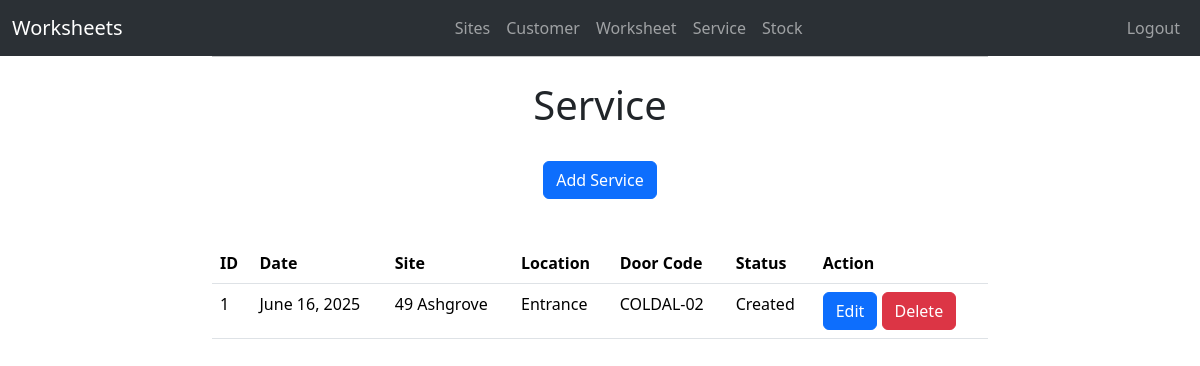
/service/ (signed in), run on an earlier commit of the app's database.
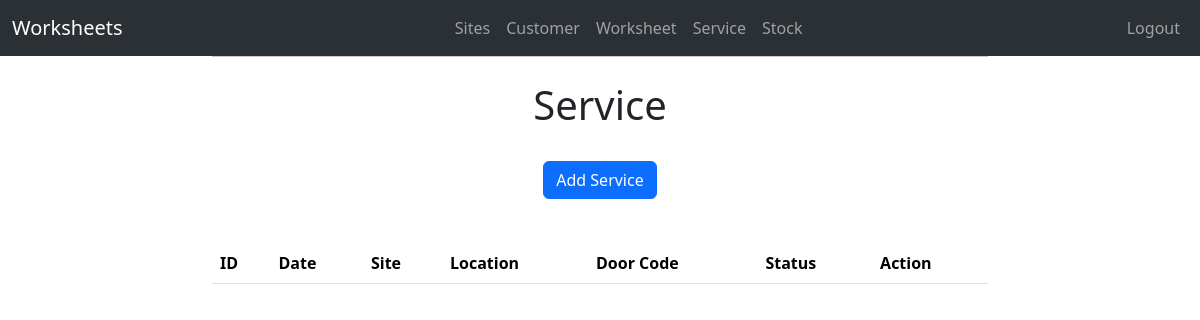
And on a later commit of the database.
### workforms/models.py (models this page shows)
class Service(models.Model):
    site_name = models.ForeignKey(Site, on_delete=models.CASCADE)
    date = models.DateField()
    location = models.CharField(max_length=100)
    door_Code = models.CharField(max_length=20)
    installation_type = models.CharField(max_length=50, choices=Choices.INSTALLATION)
    controller_type =models.CharField(max_length=30)
    controller_condition = models.CharField(max_length=50, choices=Choices.CONDITION)
    selector_type = models.CharField(max_length=50, choices=Choices.SELECTOR)
    selector_other = models.CharField(max_length=50, blank=True)
    door_type = models.CharField(max_length=50, choices=Choices.DOOR_TYPE)
    door_condition = models.CharField(max_length=50, choices=Choices.CONDITION)
    arm_type = models.CharField(max_length=50, choices=Choices.ARM_TYPE, blank=True)
    arm_condition = models.CharField(max_length=50, choices=Choices.CONDITION, blank=True)
    roller_condition = models.CharField(max_length=50, choices=Choices.CONDITION, blank=True)
    battery_condition = models.CharField(max_length=50, choices=Choices.CONDITION, blank=True)
    internal_activation = models.CharField(max_length=50, choices=Choices.SENSOR)
    internal_activation_condition = models.CharField(max_length=50, choices=Choices.CONDITION)
    external_activation  = models.CharField(max_length=50, choices=Choices.SENSOR)
    external_activation_condition = models.CharField(max_length=50, choices=Choices.CONDITION)
    safety_sensor = models.CharField(max_length=50, choices=Choices.SENSOR)
    safety_sensor_condition = models.CharField(max_length=50, choices=Choices.CONDITION)
    open_speed = models.IntegerField()
    close_speed = models.IntegerField()
    hold_open = models.IntegerField()
    hours = models.IntegerField()
    cycles = models.IntegerField()
    notes = models.TextField(blank=True)
    image1 = models.ImageField(blank=True)
    image2 = models.ImageField(blank=True)
    image3 = models.ImageField(blank=True)
    image4 = models.ImageField(blank=True)
    image5 = models.ImageField(blank=True)
    image6 = models.ImageField(blank=True)
    status = models.CharField(max_length=50, choices=Choices.STATUS, default="Created")

class Site(models.Model):
    site_name = models.CharField(max_length=40)
    address = models.CharField(max_length=40, blank=True)
    town = models.CharField(max_length=40, blank=True)
    county = models.CharField(max_length=40, blank=True)
    country = models.CharField(max_length=40, blank=True)
    aircode = models.CharField(max_length=40, blank=True)
    def __str__(self):
        return str(self.site_name)

### workforms/views.py (the view)
# urls.py: path('service/', service, name='Service Sheet'),
@login_required
def service(request):
    services = Service.objects.all()
    return render(request, 'service.html', {'services': services})

### workforms/templates/service.html
{% extends 'base.html' %}
{% block content %}
<div class="text-center" style="margin: 20px;">
  <h1>Service</h1>
  <br>
  <a class="btn btn-primary" href="/service/add_service" role="button">Add Service</a>
  <br>
  <br>
</div>
  <table class="table">
  <thead>
    <tr>
      <th scope="col">ID</th>
      <th scope="col">Date</th>
      <th scope="col">Site</th>
      <th scope="col">Location</th>
      <th scope="col">Door Code</th>
      <th scope="col">Status</th>
      <th scope="col">Action</th>
    </tr>
  </thead>
  <tbody>
    {% for x in services %}
    <tr>
      <td>{{ x.id }}</td>
      <td>{{ x.date }}</td>
      <td>{{ x.site_name  }}</td>
      <td>{{ x.location }}</td>
      <td>{{ x.door_Code }}</td>
      <td>{{ x.status }}</td>
      <td>
        <a class="btn btn-primary" href="/service/edit_service/{{ x.id }}" role="button">Edit</a>
        <a class="btn btn-danger" href="/service/delete_service/{{ x.id }}" role="button" onclick="return confirm('Are you sure you want to delete this Service Sheet?');">Delete</button>
      </td>
    </tr>
    {% endfor %}
  </tbody>
</table>
{% endblock %}

What changed in the data, as far as the page shows it:
removed Service: id "1", date "June 16, 2025", site_name "49 Ashgrove", location "Entrance", door_Code "COLDAL-02", status "Created"
